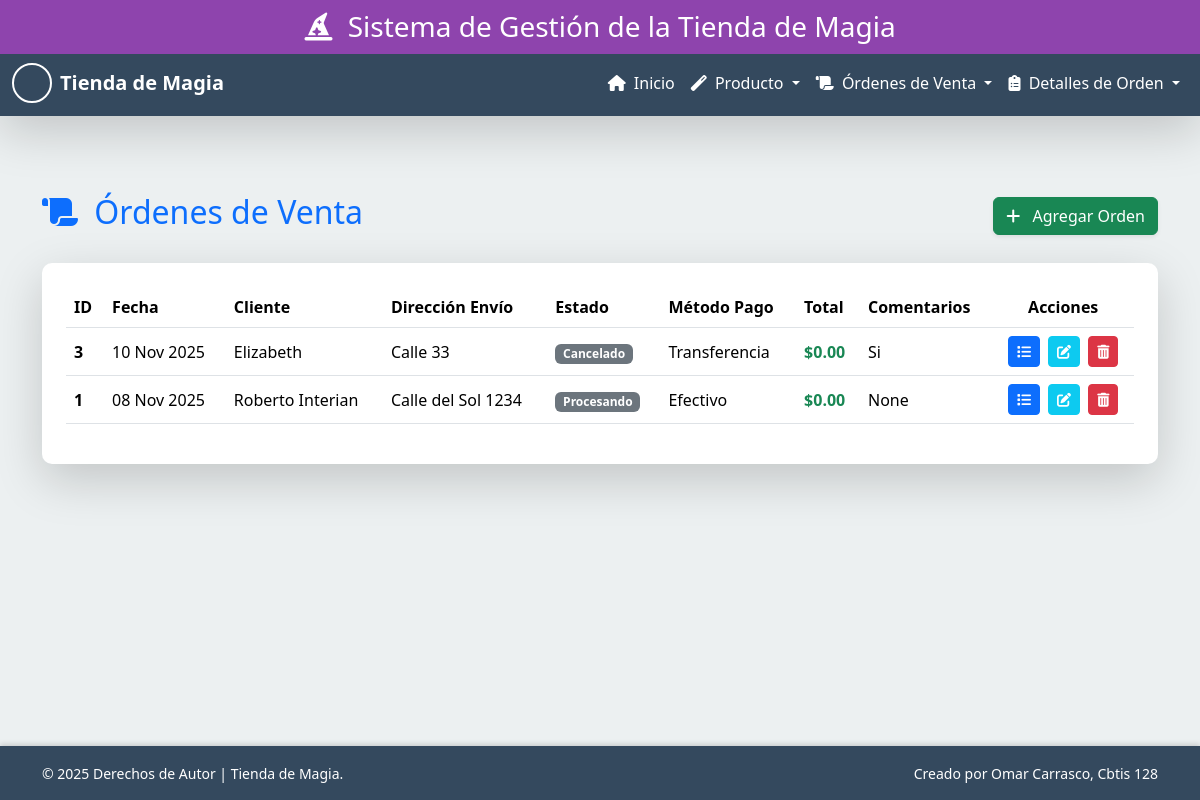
The app's page /ordenes/ with its own data.
### app_TiendadeMagia/models.py (models this page shows, shortened)
class OrdenDeVenta(models.Model):
    cliente = models.CharField(max_length=100)
    fecha_orden = models.DateTimeField(auto_now_add=True)
    direccion_envio = models.TextField()
    total = models.DecimalField(max_digits=10, decimal_places=2, default=0.00)
    estado = models.CharField(max_length=50, choices=ESTADO_CHOICES, default='Pendiente')
    metodo_pago = models.CharField(max_length=50, choices=METODO_CHOICES, default='Efectivo')
    comentarios = models.TextField(blank=True, null=True)
    class Meta:
        verbose_name = "Orden de Venta"
        verbose_name_plural = "Órdenes de Venta"
        ordering = ['-fecha_orden']

### app_TiendadeMagia/views.py (the view)
# urls.py: path('ordenes/', views.ver_ordenes, name='ver_ordenes'),
def ver_ordenes(request):
    ordenes = OrdenDeVenta.objects.all().order_by('-fecha_orden')
    return render(request, 'orden/ver_ordenes.html', {
        'ordenes': ordenes,
        'titulo': 'Ver Órdenes de Venta'
    })

### app_TiendadeMagia/templates/orden/ver_ordenes.html (shortened to what this page needs)
{% extends 'base.html' %}
{% block content %}
<div class="d-flex justify-content-between align-items-center mb-4 pt-5">
    <h2 class="text-primary"><i class="fas fa-scroll me-2"></i> Órdenes de Venta</h2>
    <a href="{% url 'agregar_orden' %}" class="btn btn-success shadow-sm">
        <i class="fas fa-plus me-2"></i> Agregar Orden
    </a>
</div>
<div class="card shadow-lg border-0" style="border-radius: 10px;">
    <div class="card-body p-4">
        {% if ordenes %}
        <div class="table-responsive">
            <table class="table table-hover align-middle">
                <thead>
                    <tr>
                        <th scope="col">ID</th>
                        <th scope="col">Fecha</th>
                        <th scope="col">Cliente</th>
                        <th scope="col">Dirección Envío</th>
                        <th scope="col">Estado</th>
                        <th scope="col">Método Pago</th>
                        <th scope="col">Total</th>
                        <th scope="col">Comentarios</th> <th scope="col" class="text-center">Acciones</th>
                    </tr>
                </thead>
                <tbody>
                    {% for orden in ordenes %}
                    <tr>
                        <th scope="row">{{ orden.pk }}</th>
                        <td>{{ orden.fecha_orden|date:"d M Y" }}</td>
                        <td>{{ orden.cliente }}</td>
                        <td>{{ orden.direccion_envio|truncatechars:30 }}</td>
                        <td>
                            {% if orden.estado == 'Pendiente' %}
                                <span class="badge bg-warning text-dark">{{ orden.estado }}</span>
                            {% elif orden.estado == 'Enviado' %}
                                <span class="badge bg-info text-dark">{{ orden.estado }}</span>
                            {% elif orden.estado == 'Entregado' %}
                                <span class="badge bg-success">{{ orden.estado }}</span>
                            {% else %}
                                <span class="badge bg-secondary">{{ orden.estado }}</span>
                            {% endif %}
                        </td>
                        <td>{{ orden.metodo_pago }}</td>
                        <td><strong class="text-success">${{ orden.total|floatformat:2|default:"0.00" }}</strong></td>
                        <td>{{ orden.comentarios|truncatechars:20|default:"S/C" }}</td>
                        <td class="text-center">
                            <a href="{% url 'ver_detalles' %}" class="btn btn-sm btn-primary me-1" title="Ver Detalles">
                                <i class="fas fa-list"></i>
                            </a>
                            <a href="{% url 'editar_orden' orden.pk %}" class="btn btn-sm btn-info text-white me-1" title="Editar">
                                <i class="fas fa-edit"></i>
                            </a>
                            <a href="{% url 'eliminar_orden' orden.pk %}" class="btn btn-sm btn-danger" title="Eliminar">
                                <i class="fas fa-trash-alt"></i>
                            </a>
                        </td>
                    </tr>
                    {% endfor %}
                </tbody>
            </table>
        </div>
        {% else %}
        <div class="alert alert-info mb-0">No hay órdenes de venta registradas.</div>
        {% endif %}
    </div>
</div>
{% endblock %}

### app_TiendadeMagia/templates/base.html (shortened to what this page needs)
<!DOCTYPE html>
<html lang="es">
<head>
    <link href="https://cdn.jsdelivr.net/npm/bootstrap@5.3.3/dist/css/bootstrap.min.css" rel="stylesheet">
    <link rel="stylesheet" href="https://cdnjs.cloudflare.com/ajax/libs/font-awesome/6.5.2/css/all.min.css">
</head>
<body>
    {% include 'header.html' %}
    {% include 'navbar.html' %}
    <div class="container mt-4 content">
        {% block content %}
        {% endblock %}
    </div>
    {% include 'footer.html' %}
</body>
</html>

### app_TiendadeMagia/templates/header.html
<header class="header-custom text-center">
    <div class="container-fluid">
        <h1 class="h3 mb-0">
            <i class="fas fa-hat-wizard me-2"></i> Sistema de Gestión de la Tienda de Magia
        </h1>
    </div>
</header>

### app_TiendadeMagia/templates/navbar.html (shortened to what this page needs)
{% load static %}
<nav class="navbar navbar-expand-lg navbar-dark navbar-custom shadow-lg fixed-top">
    <div class="container-fluid">
        <a class="navbar-brand d-flex align-items-center" href="{% url 'inicio_TiendadeMagia' %}">
    <i class="fas fa-cauldron fa-2x me-2 text-white" style="width: 40px; height: 40px; text-align: center; border: 2px solid white; border-radius: 50%;"></i>
    <span class="fw-bold">Tienda de Magia</span>
</a>
        <div class="collapse navbar-collapse" id="navbarNavDropdown">
            <ul class="navbar-nav ms-auto">
                <li class="nav-item">
                    <a class="nav-link active" aria-current="page" href="{% url 'inicio_TiendadeMagia' %}">
                        <i class="fas fa-home me-1"></i> Inicio
                    </a>
                </li>
                <li class="nav-item dropdown">
                    <a class="nav-link dropdown-toggle" href="#" id="productosDropdown" role="button" data-bs-toggle="dropdown" aria-expanded="false">
                        <i class="fas fa-magic me-1"></i> Producto
                    </a>
                </li>
                <li class="nav-item dropdown">
    <a class="nav-link dropdown-toggle" href="#" id="ordenesDropdown" role="button" data-bs-toggle="dropdown" aria-expanded="false">
        <i class="fas fa-scroll me-1"></i> Órdenes de Venta
    </a>
</li>
                <li class="nav-item dropdown">
                    <a class="nav-link dropdown-toggle" href="#" id="detallesDropdown" role="button" data-bs-toggle="dropdown" aria-expanded="false">
                        <i class="fas fa-clipboard-list me-1"></i> Detalles de Orden
                    </a>
                </li>
            </ul>
        </div>
    </div>
</nav>

### app_TiendadeMagia/templates/footer.html
<footer class="footer-custom">
    <div class="container">
        <div class="row">
            <div class="col-md-6 text-md-start">
                <small>&copy; 2025 Derechos de Autor | Tienda de Magia.</small>
            </div>
            <div class="col-md-6 text-md-end">
                <small>Creado por Omar Carrasco, Cbtis 128
            </div>
        </div>
    </div>
</footer>

### app_TiendadeMagia/templates/base.html (style rules this page uses)
:root { --color-primary: #8e44ad; --color-light: #ecf0f1; --header-height: 50px; --navbar-height: 55px; }
body { background-color: var(--color-light); display: flex; flex-direction: column; min-height: 100vh; padding-top: calc(var(--header-height) + var(--navbar-height) + 1rem); }
.content { flex: 1; padding-bottom: 80px; }
.navbar-custom { background-color: #34495e !important; box-shadow: 0 4px 6px rgba(0, 0, 0, 0.1); top: var(--header-height); z-index: 1040; }
.navbar-custom .navbar-brand, .navbar-custom .nav-link { color: #ffffff !important; font-weight: 500; }
.footer-custom { background-color: #34495e; color: white; padding: 15px 0; position: fixed; bottom: 0; width: 100%; text-align: center; box-shadow: 0 -2px 5px rgba(0, 0, 0, 0.15); z-index: 1000; }
.header-custom { background-color: var(--color-primary); color: white; padding: 10px 0; position: fixed; top: 0; width: 100%; z-index: 1050; }

### records on screen
OrdenDeVenta: pk "3", fecha_orden "10 Nov 2025", cliente "Elizabeth", direccion_envio "Calle 33", estado "Cancelado", metodo_pago "Transferencia", total "0.00", comentarios "Si"
OrdenDeVenta: pk "1", fecha_orden "08 Nov 2025", cliente "Roberto Interian", direccion_envio "Calle del Sol 1234", estado "Procesando", metodo_pago "Efectivo", total "0.00", comentarios "None"
